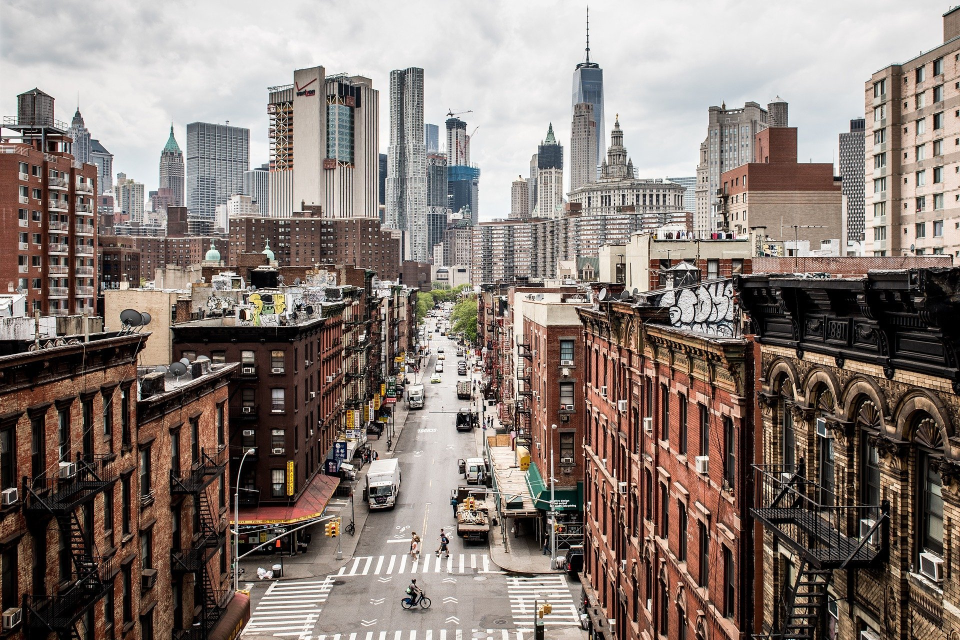
#> input picture img/image1.jpg, 1920 x 1280 px (shown at 1/2 size)
$ python basics.py
#> lines starting #> are read from the running program, lines starting #| are printed output that depends on the picture
import cv2

# Carga
img = cv2.imread('img/image1.jpg', cv2.IMREAD_COLOR)
#> img is the input picture: shape (1280, 1920, 3); mean B, G, R 117.3, 123.7, 136.2

# Tamaño
# img = cv2.resize(img, (900, 700))  # Resizing con resolución fija
img = cv2.resize(img, (0, 0), fx=0.5, fy=0.5)  # Resizing con %
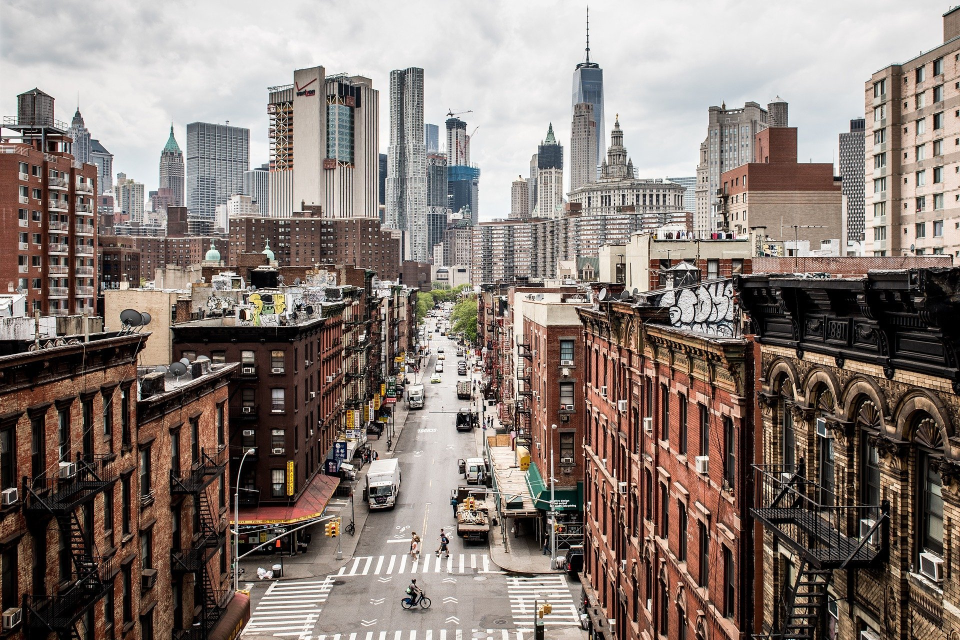
#> img: shape (640, 960, 3); mean B, G, R 117.4, 123.8, 136.3

# Rotación
img = cv2.rotate(img, cv2.ROTATE_90_CLOCKWISE)
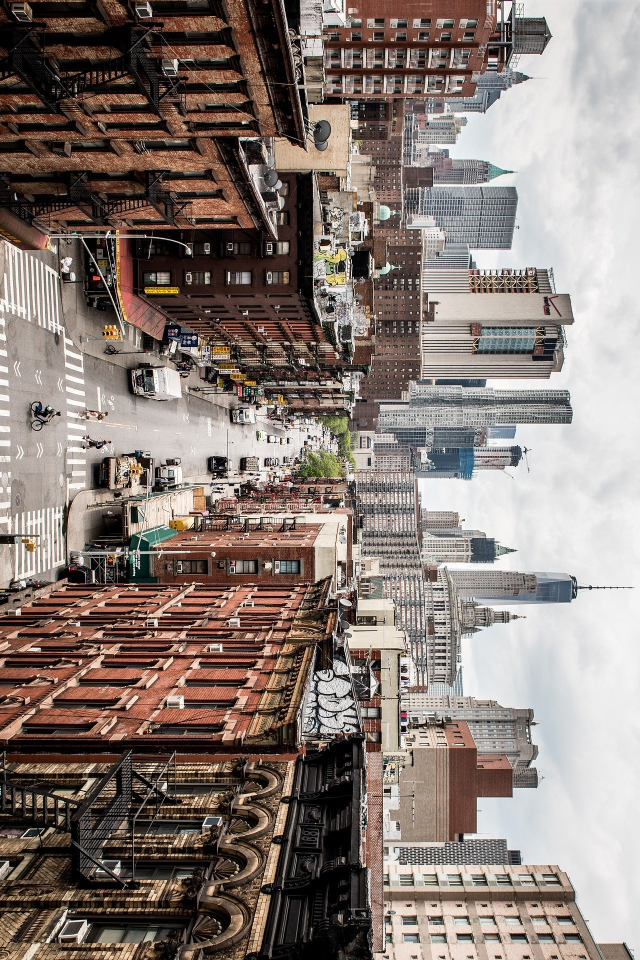
#> img: shape (960, 640, 3); mean B, G, R 117.4, 123.8, 136.3

# Guardado
cv2.imwrite('export/image1.jpg', img)

# Visualización
cv2.imshow('Image1', img)
cv2.waitKey(0)  # Espera hasta que se presione una tecla para cerrar
cv2.destroyAllWindows()

$ run again, with img/cartel_0.jpg copied over img/image1.jpg
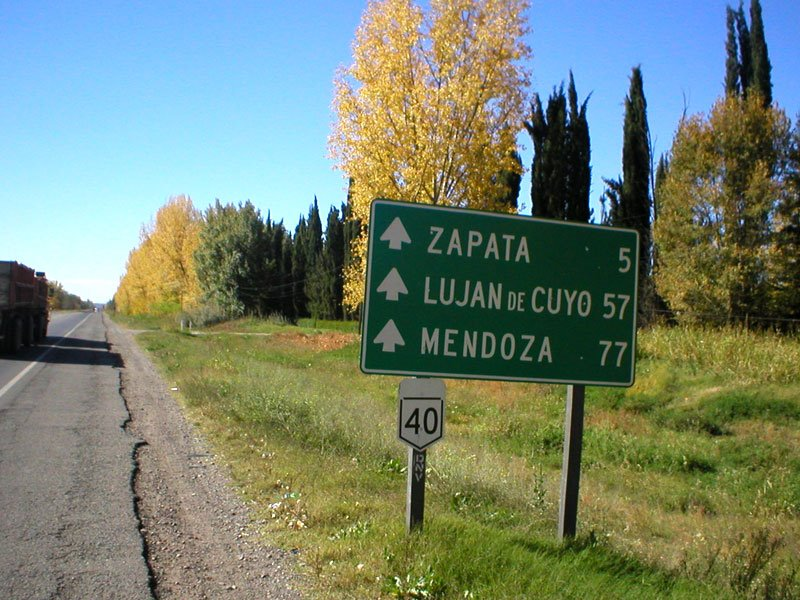
#> input picture img/cartel_0.jpg, 800 x 600 px
#> img is the input picture: shape (600, 800, 3); mean B, G, R 113.7, 132.2, 117.7
#> `img = cv2.resize(img, (0, 0), fx=0.5, fy=0.5)`:
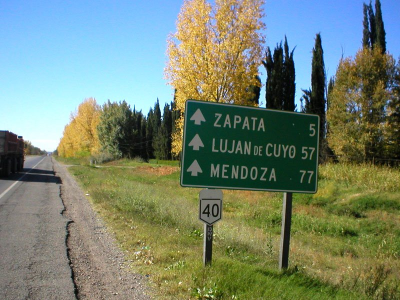
#> img: shape (300, 400, 3); mean B, G, R 113.9, 132.3, 117.8
#> `img = cv2.rotate(img, cv2.ROTATE_90_CLOCKWISE)`:
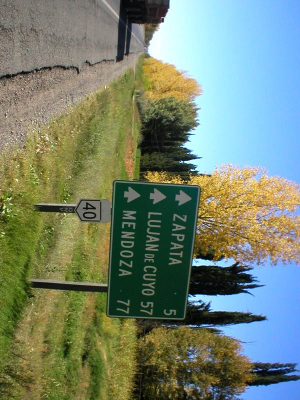
#> img: shape (400, 300, 3); mean B, G, R 113.9, 132.3, 117.8

$ run again, with img/image_0.jpg copied over img/image1.jpg
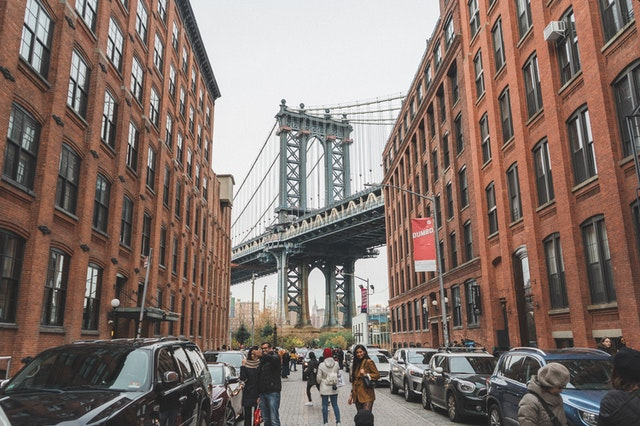
#> input picture img/image_0.jpg, 640 x 426 px
#> img is the input picture: shape (426, 640, 3); mean B, G, R 106.5, 113.8, 130.7
#> `img = cv2.resize(img, (0, 0), fx=0.5, fy=0.5)`:
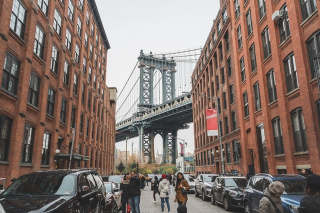
#> img: shape (213, 320, 3); mean B, G, R 106.6, 114, 130.8
#> `img = cv2.rotate(img, cv2.ROTATE_90_CLOCKWISE)`:
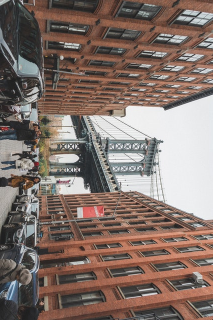
#> img: shape (320, 213, 3); mean B, G, R 106.6, 114, 130.8
